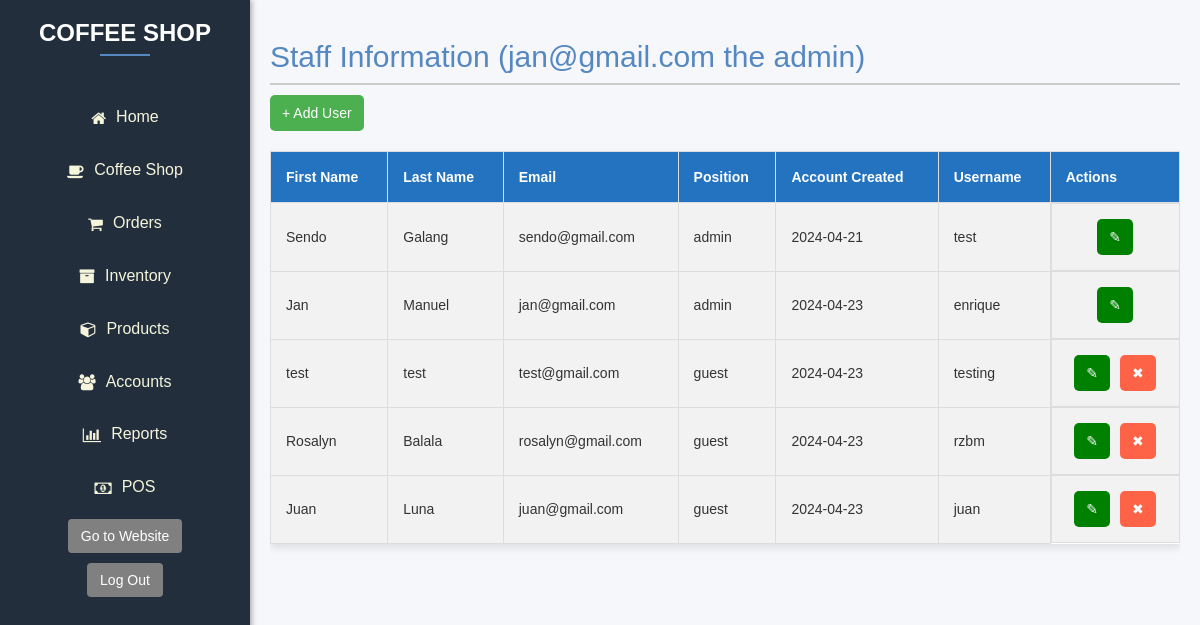
Before: /admin_dashboard/staffs (signed in) with the older database file.
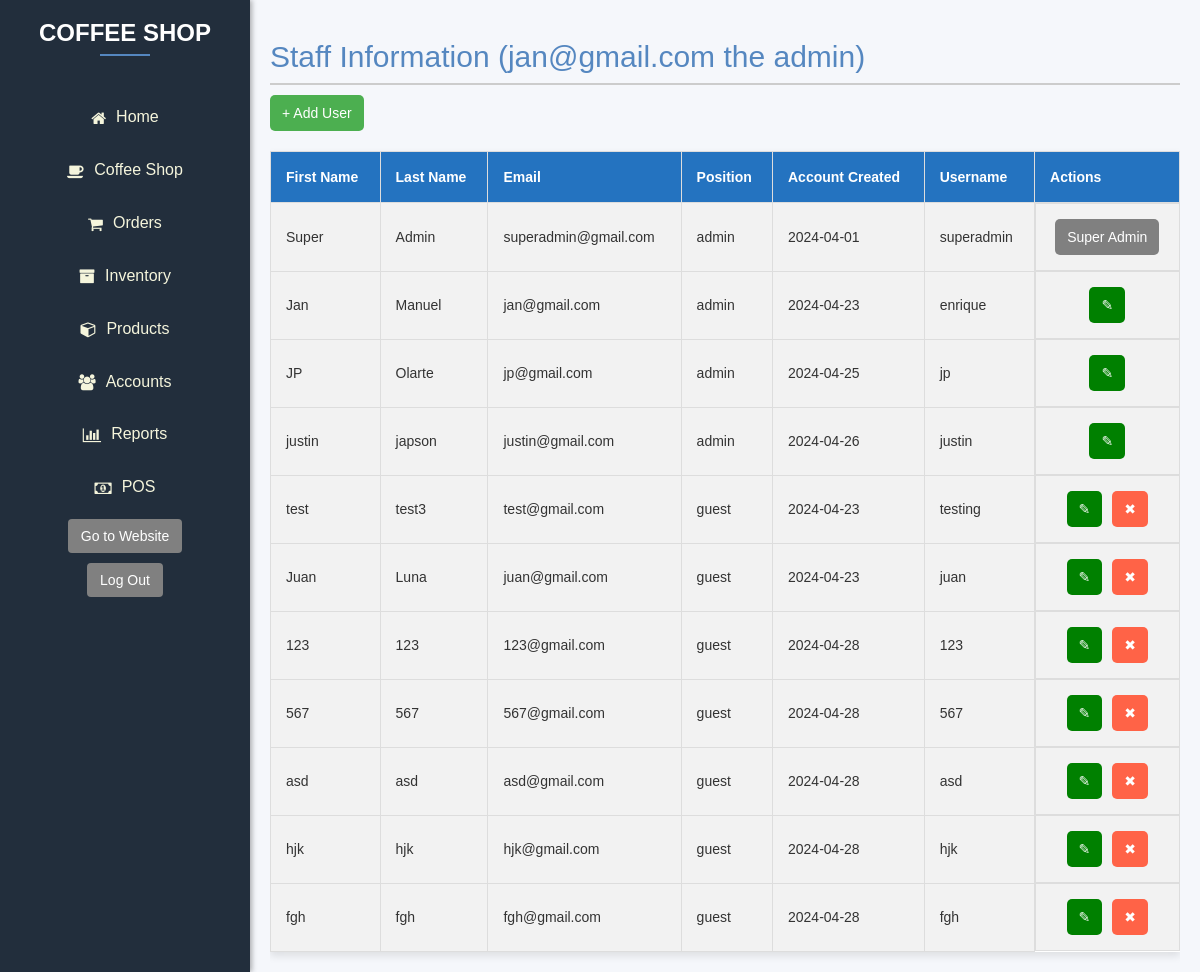
After: the same page with the newer database file.
### tables this page shows
CREATE TABLE `tblemployees` (
  `employeeID` int(11) NOT NULL,
  `firstname` varchar(255) NOT NULL,
  `lastname` varchar(255) NOT NULL,
  `email` varchar(50) NOT NULL,
  `position` varchar(255) NOT NULL DEFAULT 'guest',
  `hiredate` date NOT NULL DEFAULT current_timestamp(),
  `username` varchar(50) NOT NULL,
  `password` varchar(255) NOT NULL
);

### Core/functions.php (called while the page is built, shortened)
<?php
function base_path($path) {
  return BASE_PATH . $path;
}
function view($path, $attributes = []) {
  extract($attributes);
  require base_path('views/' . $path);
}

### Http/controllers/dashboard/staffs.php (called while the page is built, shortened)
<?php
view('dashboard/staffs.view.php');

### public/index.php (called while the page is built, shortened)
<?php
require BASE_PATH . "Core/functions.php";
$router = new \Core\Router();
$uri = parse_url($_SERVER['REQUEST_URI'])['path'];
$method = $_POST['_method'] ?? $_SERVER['REQUEST_METHOD'];
$router->route($uri, $method);

### views/dashboard/staffs.view.php (the view, shortened to what the changed rows need)
<?php require "partials/head.php"; ?>
<?php require "partials/nav.php";
include "connect.php"; ?>
<link rel="stylesheet" href="/Dashboard/css/products.css">
<div class="dashboard">
    <div class="content">
        <h2>Staff Information
            <?php echo " (" . $_SESSION['user']['email'] . " the " . $_SESSION['user']['position'] . ") " ?>
        </h2>
        <div>
            <button type="button" class="button add-button" id="addForm" onclick="toggleForm()">+ Add User</button>
        </div>
        <div>
            <div class="table-responsive">
                <table id="dataTable" width="100%" cellspacing="0">
                    <thead>
                        <tr>
                            <th>First Name</th>
                            <th>Last Name</th>
                            <th>Email</th>
                            <th>Position</th>
                            <th>Account Created</th>
                            <th>Username</th>
                            <th>Actions</th>
                        </tr>
                    </thead>
                    <tbody>
                        <?php
                        $sql = "SELECT * FROM tblemployees ORDER BY position";
                        $result = $conn->query($sql);
                        while ($row = $result->fetch_assoc()) : ?>
                            <form action="/admin_dashboard/staffs" method="POST">
                                <tr>
                                    <td>
                                        <?php if (isset($_POST['edit']) && $_POST['edit'] == $row['employeeID']) : ?>
                                            <input type="text" name="firstname_<?php echo $row['employeeID']; ?>" value="<?php echo $row['firstname']; ?>" required>
                                        <?php elseif (isset($_POST['cancel']) && $_POST['cancel'] == $row['employeeID']) : ?>
                                            <?php echo $row['firstname']; ?>
                                        <?php else : ?>
                                            <?php echo $row['firstname']; ?>
                                        <?php endif; ?>
                                    </td>
                                    <td>
                                        <?php if (isset($_POST['edit']) && $_POST['edit'] == $row['employeeID']) : ?>
                                            <input type="text" name="lastname_<?php echo $row['employeeID']; ?>" value="<?php echo $row['lastname']; ?>" required>
                                        <?php elseif (isset($_POST['cancel']) && $_POST['cancel'] == $row['employeeID']) : ?>
                                            <?php echo $row['lastname']; ?>
                                        <?php else : ?>
                                            <?php echo $row['lastname']; ?>
                                        <?php endif; ?>
                                    </td>
                                    <td>
                                        <?php if (isset($_POST['edit']) && $_POST['edit'] == $row['employeeID']) : ?>
                                            <input type="text" name="email_<?php echo $row['employeeID']; ?>" value="<?php echo $row['email']; ?>" required>
                                        <?php elseif (isset($_POST['cancel']) && $_POST['cancel'] == $row['employeeID']) : ?>
                                            <?php echo $row['email']; ?>
                                        <?php else : ?>
                                            <?php echo $row['email']; ?>
                                        <?php endif; ?>
                                    </td>
                                    <td>
                                        <?php if (isset($_POST['edit']) && $_POST['edit'] == $row['employeeID']) : ?>
                                            <select name="position_<?php echo $row['employeeID']; ?>" id="position_<?php echo $row['employeeID']; ?>" required>
                                                <option value="" disabled>Select Position:</option>
                                                <option value="admin" <?php echo ($row['position'] == 'admin') ? 'selected' : ''; ?>>Admin</option>
                                                <option value="guest" <?php echo ($row['position'] == 'guest') ? 'selected' : ''; ?>>Guest</option>
                                            </select>
                                        <?php elseif (isset($_POST['cancel']) && $_POST['cancel'] == $row['employeeID']) : ?>
                                            <?php echo $row['position']; ?>
                                        <?php else : ?>
                                            <?php echo $row['position']; ?>
                                        <?php endif; ?>
                                    </td>
                                    <td>
                                        <?php if (isset($_POST['edit']) && $_POST['edit'] == $row['employeeID']) : ?>
                                            <input type="date" name="hiredate_<?php echo $row['employeeID']; ?>" value="<?php echo $row['hiredate']; ?>" required>
                                        <?php elseif (isset($_POST['cancel']) && $_POST['cancel'] == $row['employeeID']) : ?>
                                            <?php echo $row['hiredate']; ?>
                                        <?php else : ?>
                                            <?php echo $row['hiredate']; ?>
                                        <?php endif; ?>
                                    </td>
                                    <td>
                                        <?php if (isset($_POST['edit']) && $_POST['edit'] == $row['employeeID']) : ?>
                                            <input type="text" name="username_<?php echo $row['employeeID']; ?>" value="<?php echo $row['username']; ?>" required>
                                        <?php elseif (isset($_POST['cancel']) && $_POST['cancel'] == $row['employeeID']) : ?>
                                            <?php echo $row['username']; ?>
                                        <?php else : ?>
                                            <?php echo $row['username']; ?>
                                        <?php endif; ?>
                                    </td>
                                    <td style="display: inline-flex; width: 100%; gap:10px; text-align: center; justify-content: center;">
                                        <?php if (isset($_POST['edit']) && $_POST['edit'] == $row['employeeID']) : ?>
                                            <button type="submit" name="save" class="button edit-button" value="<?php echo $row['employeeID']; ?>" onclick="return confirm('Are you sure you want to save changes for this account?');">💾</button>
                            </form>
                            <form action="/admin_dashboard/staffs" method="POST" onsubmit="return confirm('Are you sure you want to save changes for this account?');">
                                <button type="submit" name="cancel" class="button delete-button" value="<?php echo $row['employeeID']; ?>">✖</button>
                            </form>
                        <?php elseif ($row['position'] === "admin" && $row['employeeID'] === "1") : ?>
                            <form action="/admin_dashboard/staffs" method="POST">
                                <button type="submit" name="edit" class="button edit-button" value="<?php echo $row['employeeID']; ?>" style="background-color:grey;" disabled>Super Admin</button>
                            </form>
                        <?php elseif ($row['position'] === "admin") : ?>
                            <form action="/admin_dashboard/staffs" method="POST">
                                <button type="submit" name="edit" class="button edit-button" value="<?php echo $row['employeeID']; ?>">✎</button>
                            </form>
                        <?php else : ?>
                            <form action="/admin_dashboard/staffs" method="POST">
                                <button type="submit" name="edit" class="button edit-button" value="<?php echo $row['employeeID']; ?>">✎</button>
                            </form>
                            <form action="/admin_dashboard/staffs" method="POST" onsubmit="return confirm('Are you sure you want to delete this account?');">
                                <button type="submit" name="delete" class="button delete-button" value="<?php echo $row['employeeID']; ?>">✖</button>
                            </form>
                        <?php endif; ?>
                        </td>
                        </tr>
                    <?php endwhile; ?>
                    </tbody>
                </table>
            </div>
        </div>
    </div>
</div>
</body>
</html>

### Core/Router.php (shortened to what the changed rows need)
<?php
class Router {
  protected $routes = [];
  public function add($method, $uri, $controller)
  {
    $this->routes[] = [
      'uri' => $uri,
      'controller' => $controller,
      'method' => $method,
      'middleware' => NULL,
    ];
    return $this;
  }
  public function only($key)
  {
    $this->routes[array_key_last($this->routes)]['middleware'] = $key;
  }
  public function route($uri, $method)
  {
    foreach ($this->routes as $route) {
      if ($route['uri'] === $uri && $route['method'] === strtoupper($method)) {
        return require base_path('Http/controllers/' . $route['controller']);
      }
    }
  }
}

### views/dashboard/partials/nav.php (shortened to what the changed rows need)
<div class="sidebar">
    <h1>COFFEE SHOP</h1>
    <ul>
        <li><a href="/admin_dashboard"><i class="fa fa-home"></i> Home</a></li>
        <li><a href="/admin_dashboard/info"><i class="fa fa-coffee"></i> Coffee Shop</a></li>
        <li><a href="/admin_dashboard/orders"><i class="fa fa-shopping-cart"></i> Orders</a></li>
        <li><a href="/admin_dashboard/inventory"><i class="fa fa-archive"></i> Inventory</a></li>
        <li><a href="/admin_dashboard/products"><i class="fa fa-cube"></i> Products</a></li>
        <li><a href="/admin_dashboard/staffs"><i class="fa fa-users"></i> Accounts</a></li>
        <li><a href="/admin_dashboard/reports"><i class="fa fa-bar-chart"></i> Reports</a></li>
        <li><a href="/pos_frontend"><i class="fa fa-money"></i> POS</a></li>
        <button class="btn h6" style="background-color: grey;" onclick="window.location.href='/';">Go to Website</button>
        <form action="/sessions" method="POST">
            <button class="btn h6" style="background-color: grey;">Log Out</button>
        </form>
    </ul>
</div>

Changed rows visible on the page:
removed tblemployees: firstname "Sendo", lastname "Galang", email "sendo@gmail.com", position "admin", hiredate "2024-04-21", username "test", $row['employeeID'] 22 (drawn)
removed tblemployees: firstname "Rosalyn", lastname "Balala", email "rosalyn@gmail.com", position "guest", hiredate "2024-04-23", username "rzbm", $row['employeeID'] 36 (drawn)
added tblemployees: firstname "Super", lastname "Admin", email "superadmin@gmail.com", position "admin", hiredate "2024-04-01", username "superadmin", $row['employeeID'] 1 (drawn)
added tblemployees: firstname "JP", lastname "Olarte", email "jp@gmail.com", position "admin", hiredate "2024-04-25", username "jp", $row['employeeID'] 42 (drawn)
added tblemployees: firstname "justin", lastname "japson", email "justin@gmail.com", position "admin", hiredate "2024-04-26", username "justin", $row['employeeID'] 44 (drawn)
changed tblemployees "test": lastname "test" → "test3"
added tblemployees: firstname "123", lastname "123", email "123@gmail.com", position "guest", hiredate "2024-04-28", username "123", $row['employeeID'] 48 (drawn)
added tblemployees: firstname "567", lastname "567", email "567@gmail.com", position "guest", hiredate "2024-04-28", username "567", $row['employeeID'] 49 (drawn)
added tblemployees: firstname "asd", lastname "asd", email "asd@gmail.com", position "guest", hiredate "2024-04-28", username "asd", $row['employeeID'] 50 (drawn)
added tblemployees: firstname "hjk", lastname "hjk", email "hjk@gmail.com", position "guest", hiredate "2024-04-28", username "hjk", $row['employeeID'] 51 (drawn)
added tblemployees: firstname "fgh", lastname "fgh", email "fgh@gmail.com", position "guest", hiredate "2024-04-28", username "fgh", $row['employeeID'] 52 (drawn)
